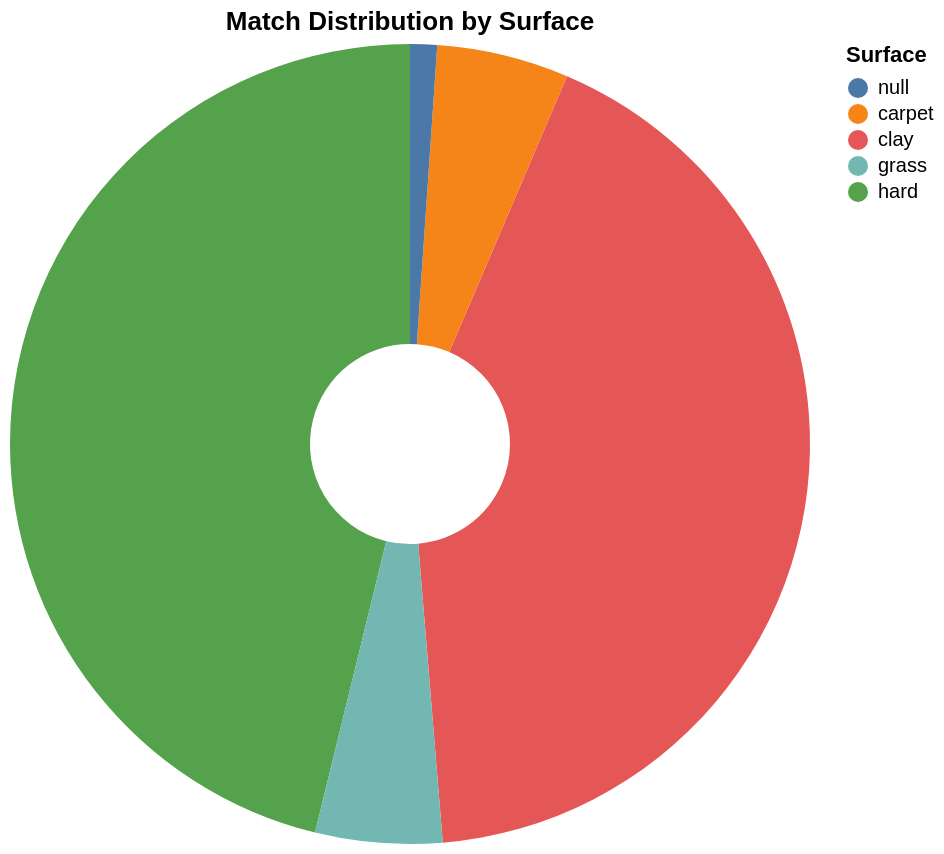

Write notebook code for a chart like this one.
### Markdown cell above
## 7. Surface Type Analysis

Analyze match distribution and patterns by court surface.

### Code cell
# Surface distribution
if "surface" in df.columns:
    surface_counts = df.group_by("surface").agg(
        pl.count().alias("match_count")
    ).sort("match_count", descending=True)
    
    print("Matches by Surface:")
    print(surface_counts)
    
    # Create pie chart
    chart = alt.Chart(surface_counts.to_pandas()).mark_arc(innerRadius=50).encode(
        theta=alt.Theta("match_count:Q", stack=True),
        color=alt.Color("surface:N", title="Surface"),
        tooltip=["surface", "match_count"]
    ).properties(
        title="Match Distribution by Surface",
        width=400,
        height=400
    )
    
    chart.show()

### Figure 1 — Vega-Lite specification as saved in the notebook (floating-point values rounded to 4 significant figures)
{"config": {"view": {"continuousWidth": 300, "continuousHeight": 300}}, "data": {"name": "data-50ec3b84d801f221a50b2f3ba3617167"}, "mark": {"type": "arc", "innerRadius": 50}, "encoding": {"color": {"field": "surface", "title": "Surface", "type": "nominal"}, "theta": {"field": "match_count", "stack": true, "type": "quantitative"}, "tooltip": [{"field": "surface", "type": "nominal"}, {"field": "match_count", "type": "quantitative"}]}, "height": 400, "title": "Match Distribution by Surface", "width": 400, "$schema": "https://vega.github.io/schema/vega-lite/v6.4.1.json", "datasets": {"data-50ec3b84d801f221a50b2f3ba3617167": [{"surface": "hard", "match_count": 358835}, {"surface": "clay", "match_count": 328429}, {"surface": "carpet", "match_count": 41462}, {"surface": "grass", "match_count": 39809}, {"surface": null, "match_count": 8441}]}}
